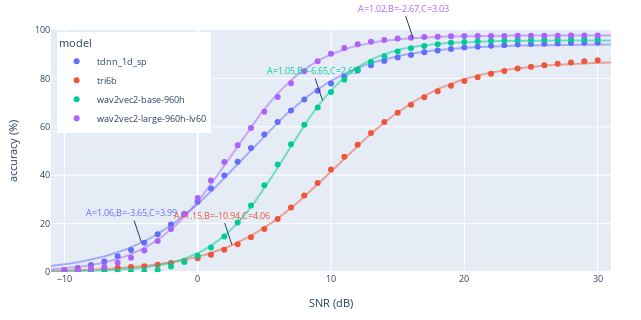

Notebook code for this chart:
### Code cell
# Zhang et al (2023) "Estimate the noise effect on automatic speech recognition
# accuracy for mandarin by an approach associating articulation index"
# FIXME(sdrobert): the fit is very bad if we use eq. 12

latlm = 'tgsmall'
reslm = 'tgsmall'
part = 'dev-clean'
desc = f"({part} partition, {latlm} lattice LM, and {reslm} rescoring lm)"
num_points = 100
fit_inverse = False

df = wer_df.replace(dict(latlm=dict(null=latlm), reslm=dict(null=reslm)))
df = df.loc[
    (df['latlm'] == latlm) &
    (df['reslm'] == reslm) &
    (df['part'] == part)
].copy()

idx = np.isinf(df['snr'])
df, Ainvs = df.loc[~idx], df.loc[idx, ['mdl', 'acc']]
snr_min = df['snr'].min() - 1
snr_max = df['snr'].max() + 1
x_interp = np.linspace(snr_min, snr_max, num_points)

mdls = df['mdl'].unique()
assert all(mdls == Ainvs['mdl'].unique())
ratio = num_points // (len(mdls) + 2)


fit = []
fig = go.Figure()
for mdl_idx, mdl in enumerate(mdls):
    colour = px.colors.qualitative.Plotly[mdl_idx]
    df_ = df.loc[df['mdl'] == mdl]
    Ainv = Ainvs.loc[Ainvs['mdl'] == mdl, 'acc'].iloc[0]
    A_init = 1 / Ainv
    N = len(df_)
    x = df_['snr'].array
    y = df_['acc'].array
    A, B, C = zhang_fit(x, y, fit_inverse)
    y_pred = zhang_func(x, A, B, C)
    r2 = r2_score(y, y_pred)
    fit.append(dict(mdl=mdl, A=A, B=B, C=C, r2=r2))
    y_interp = zhang_func(x_interp, A, B, C)
    print(inv_zhang_func(y_interp, A, B, C)[-5:], x_interp[-5:])
    fig.add_scatter(
        x=x, y=df_['acc'] * 100,
        name=mdl, mode='markers',
        marker=dict(color=colour),
    )
    fig.add_scatter(
        x=x_interp, y=y_interp * 100,
        name=f"{mdl} fit",
        mode='lines',
        opacity=0.5,
        showlegend=False,
        line=dict(color=colour),
    )
    fig.add_annotation(
        x=x_interp[ratio * (mdl_idx + 1)], y=y_interp[ratio * (mdl_idx + 1)] * 100,
        text=f"A={A:.02f},B={B:.02f},C={C:.02f}",
        showarrow=True,
        font=dict(color=colour, size=FONT_SIZE),
    )
print(f"Zhang et al fits by model {desc}")
display(pd.DataFrame.from_records(fit).round(3))

print(f"accuracy (inv. WER) by SNR across models w/ Zhang et al fits {desc}")
fig.update_layout(
    xaxis=dict(title='SNR (dB)', range=[snr_min, snr_max], tickformat='d'),
    yaxis=dict(title='accuracy (%)', range=[0, 100], tickformat='d'),
    legend=dict(title='model', yanchor="top", y=0.99, xanchor='left', x=0.01),
    margin=MARGINS_PX,
    font=dict(size=FONT_SIZE),
    width=DOUBLE_COL_SIZE_PX, height=DOUBLE_COL_SIZE_PX / 2,
)
fig.show()
fig.write_image(format_fig_path("zhang", latlm=latlm, reslm=reslm, part=part))
